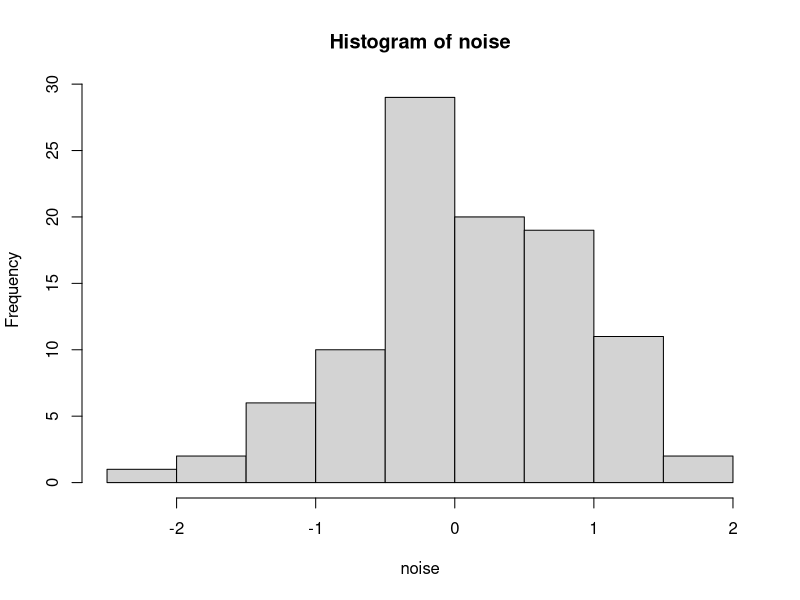
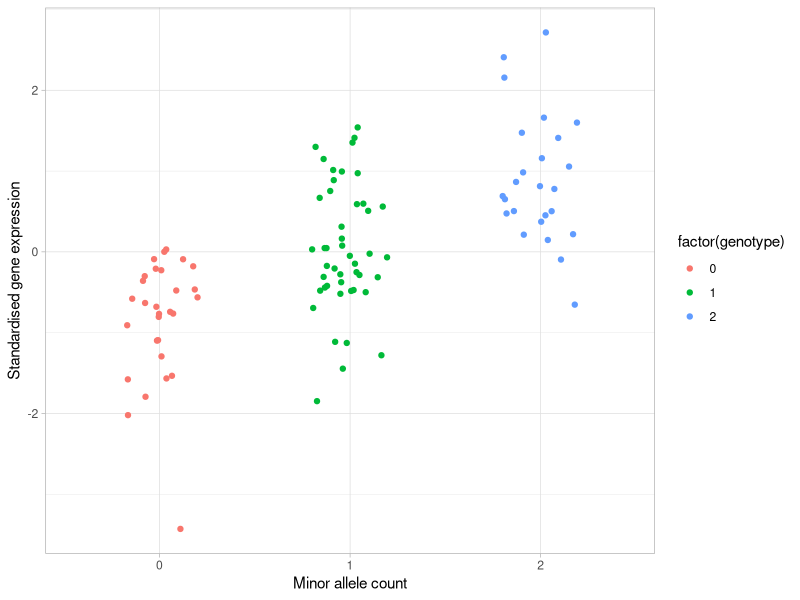

The R script that drew these images, in order:
## ---- chunk 1
knitr::opts_chunk$set(echo = TRUE)
library(ggplot2)
## ---- chunk 2
maf = 0.5
sample_size = 100
genotypes = rbinom(n = sample_size, size = 1, prob = maf) + 
  rbinom(n = sample_size, size = 1, prob = maf)
table(genotypes)
## ---- chunk 3
sigma = 1*maf*(1-maf)+1*maf*(1-maf)
sigma
## ---- chunk 4
var(genotypes)
## ---- chunk 5
noise = rnorm(sample_size, mean = 0, sd = sqrt(0.5))
hist(noise)
## ---- chunk 6
expression = genotypes + noise

#Standardise by subrtacting mean and dividing by standard deviation
std_expression = (expression-mean(expression))/sd(expression)
## ---- chunk 7
std_genotype = (genotypes - mean(genotypes))/sd(genotypes)
data = dplyr::data_frame(std_expression = std_expression, 
                         std_genotype = std_genotype, 
                         genotype = genotypes)
## ---- chunk 8
ggplot(data, aes(x = factor(genotype), y = std_expression, color = factor(genotype))) + 
  geom_point(position = position_jitter(width = .2)) + 
  theme_light() + 
  xlab("Minor allele count") + 
  ylab("Standardised gene expression")
## ---- chunk 9
#Null hypothesis - no genotype effect
model_h0 = lm(std_expression~1, data = data)
#Alternative hypothesis - genotype has an effect on gene expression
model_h1 = lm(std_expression~std_genotype, data = data)

#Perform likelihood ratio test (LRT) to see if we can reject the null hypothesis
#(This is what Leo explained in the lecture)
lrt_result = anova(model_h0, model_h1, test = "LRT")

#Extract p-value
p_value = lrt_result$`Pr(>Chi)`[2]
p_value
## ---- chunk 10
summary(model_h1)$r.squared
